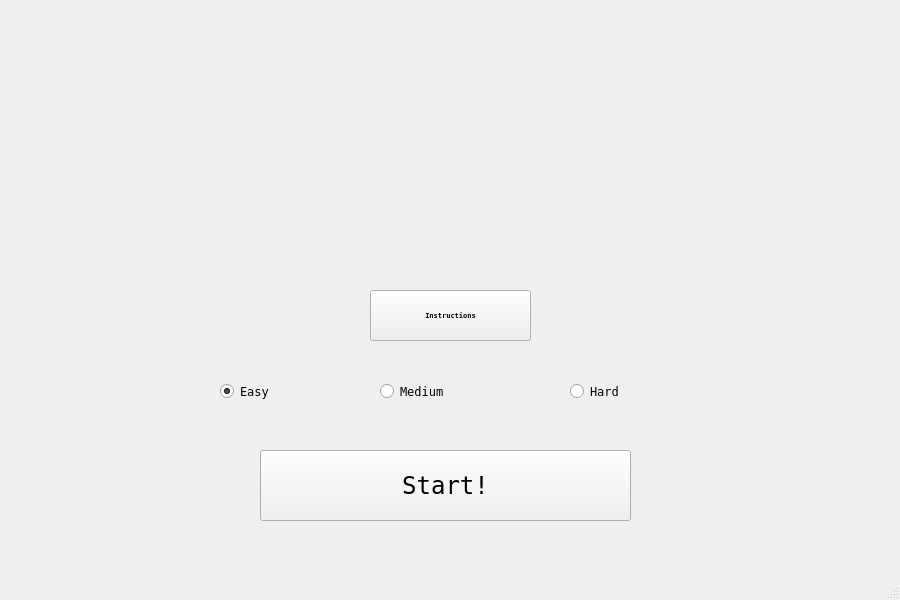
<?xml version="1.0" encoding="UTF-8"?>
<ui version="4.0">
 <class>MainWindow</class>
 <widget class="QMainWindow" name="MainWindow">
  <property name="geometry">
   <rect>
    <x>0</x>
    <y>0</y>
    <width>900</width>
    <height>600</height>
   </rect>
  </property>
  <property name="minimumSize">
   <size>
    <width>900</width>
    <height>600</height>
   </size>
  </property>
  <property name="maximumSize">
   <size>
    <width>900</width>
    <height>600</height>
   </size>
  </property>
  <property name="windowTitle">
   <string>MainWindow</string>
  </property>
  <widget class="QWidget" name="centralwidget">
   <widget class="QPushButton" name="pushButton">
    <property name="geometry">
     <rect>
      <x>260</x>
      <y>450</y>
      <width>371</width>
      <height>71</height>
     </rect>
    </property>
    <property name="font">
     <font>
      <family>Fixedsys</family>
      <pointsize>18</pointsize>
     </font>
    </property>
    <property name="mouseTracking">
     <bool>false</bool>
    </property>
    <property name="focusPolicy">
     <enum>Qt::TabFocus</enum>
    </property>
    <property name="autoFillBackground">
     <bool>false</bool>
    </property>
    <property name="text">
     <string>Start!</string>
    </property>
   </widget>
   <widget class="QPushButton" name="pushButton_2">
    <property name="geometry">
     <rect>
      <x>370</x>
      <y>290</y>
      <width>161</width>
      <height>51</height>
     </rect>
    </property>
    <property name="font">
     <font>
      <family>Fixedsys</family>
      <pointsize>5</pointsize>
      <weight>75</weight>
      <bold>true</bold>
     </font>
    </property>
    <property name="text">
     <string>Instructions</string>
    </property>
   </widget>
   <widget class="QLabel" name="label">
    <property name="geometry">
     <rect>
      <x>0</x>
      <y>-50</y>
      <width>900</width>
      <height>600</height>
     </rect>
    </property>
    <property name="minimumSize">
     <size>
      <width>900</width>
      <height>600</height>
     </size>
    </property>
    <property name="maximumSize">
     <size>
      <width>900</width>
      <height>600</height>
     </size>
    </property>
    <property name="font">
     <font>
      <pointsize>25</pointsize>
     </font>
    </property>
    <property name="text">
     <string/>
    </property>
    <property name="pixmap">
     <pixmap resource="resources.qrc">:/image/titlescreen.png</pixmap>
    </property>
   </widget>
   <widget class="QRadioButton" name="radioButton">
    <property name="geometry">
     <rect>
      <x>380</x>
      <y>380</y>
      <width>151</width>
      <height>23</height>
     </rect>
    </property>
    <property name="font">
     <font>
      <family>Fixedsys</family>
     </font>
    </property>
    <property name="text">
     <string>Medium</string>
    </property>
    <attribute name="buttonGroup">
     <string notr="true">buttonGroup</string>
    </attribute>
   </widget>
   <widget class="QRadioButton" name="radioButton_2">
    <property name="geometry">
     <rect>
      <x>220</x>
      <y>380</y>
      <width>161</width>
      <height>23</height>
     </rect>
    </property>
    <property name="font">
     <font>
      <family>Fixedsys</family>
     </font>
    </property>
    <property name="text">
     <string>Easy</string>
    </property>
    <property name="checked">
     <bool>true</bool>
    </property>
    <attribute name="buttonGroup">
     <string notr="true">buttonGroup</string>
    </attribute>
   </widget>
   <widget class="QRadioButton" name="radioButton_3">
    <property name="geometry">
     <rect>
      <x>570</x>
      <y>380</y>
      <width>151</width>
      <height>23</height>
     </rect>
    </property>
    <property name="font">
     <font>
      <family>Fixedsys</family>
     </font>
    </property>
    <property name="autoFillBackground">
     <bool>false</bool>
    </property>
    <property name="text">
     <string>Hard</string>
    </property>
    <attribute name="buttonGroup">
     <string notr="true">buttonGroup</string>
    </attribute>
   </widget>
   <zorder>label</zorder>
   <zorder>pushButton</zorder>
   <zorder>pushButton_2</zorder>
   <zorder>radioButton</zorder>
   <zorder>radioButton_2</zorder>
   <zorder>radioButton_3</zorder>
  </widget>
  <widget class="QMenuBar" name="menubar">
   <property name="geometry">
    <rect>
     <x>0</x>
     <y>0</y>
     <width>900</width>
     <height>26</height>
    </rect>
   </property>
  </widget>
  <widget class="QStatusBar" name="statusbar"/>
 </widget>
 <resources>
  <include location="resources.qrc"/>
 </resources>
 <connections/>
 <buttongroups>
  <buttongroup name="buttonGroup"/>
 </buttongroups>
</ui>
